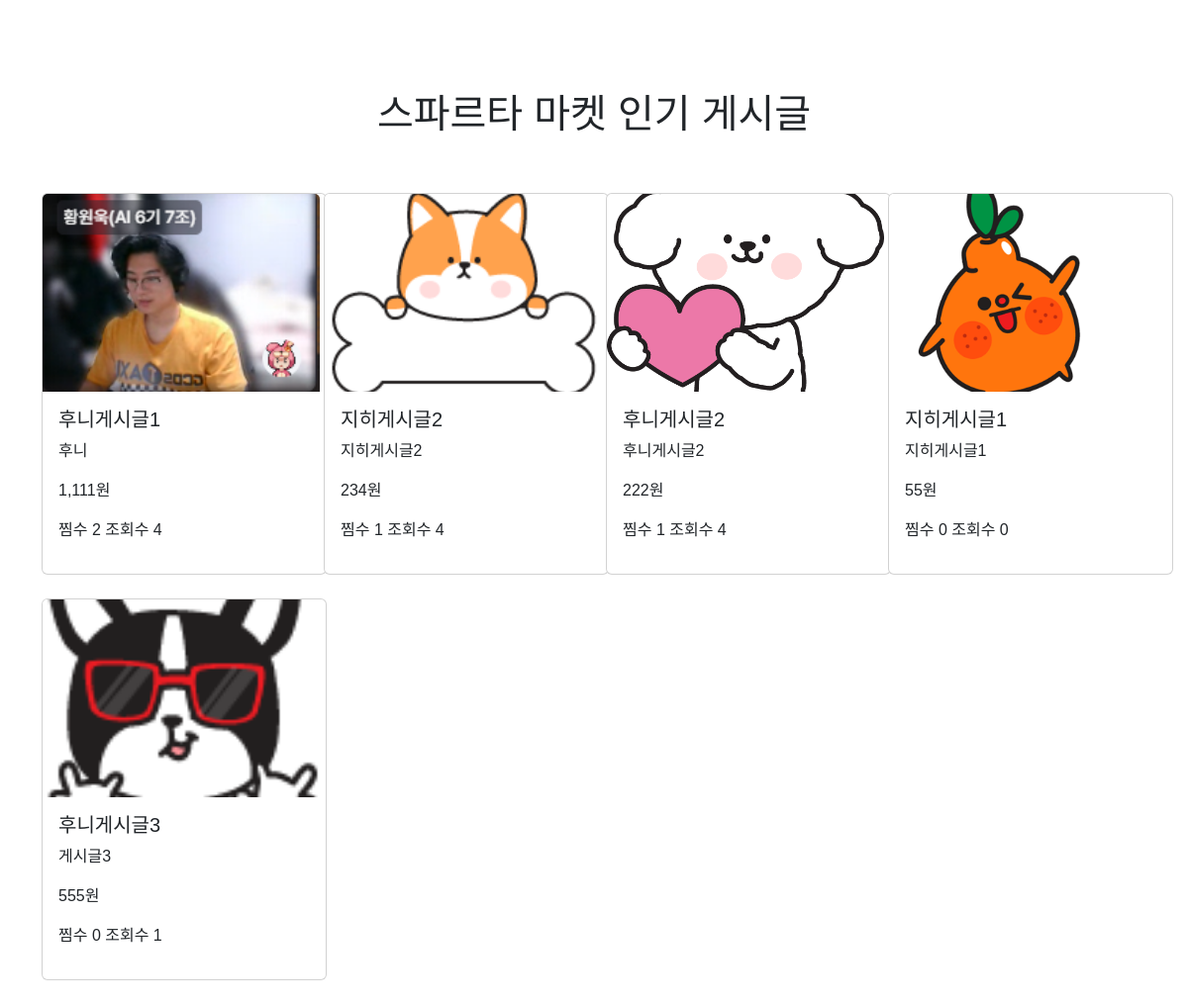
The page / on the database its author committed.
### products/models.py (models this page shows, shortened)
class Products(models.Model):
    title = models.CharField(max_length=255)
    content = models.TextField()
    created_at = models.DateTimeField(auto_now_add=True)
    updated_at = models.DateTimeField(auto_now=True)
    post_count = models.IntegerField(default=0)
    price = models.DecimalField(max_digits=10, decimal_places=0)
    image = models.ImageField(upload_to="images/", blank=False)
    user = models.ForeignKey('accounts.CustomUser',
                             on_delete=models.CASCADE, related_name="user")

### accounts/views.py (the view)
# urls.py: path("", views.index, name='index'),
def index(request):
    product = Products.objects.annotate(
        like_count=Count('like')
    ).order_by('-like_count', '-created_at')
    context = {
        'product': product,
    }
    return render(request, "accounts/index.html", context)

### accounts/templates/accounts/index.html (shortened to what this page needs)
{% load static%}{% load humanize %}
<!DOCTYPE html>
<html lang="en">
  <head>
    <link
      href="https://cdn.jsdelivr.net/npm/bootstrap@5.3.3/dist/css/bootstrap.min.css"
      rel="stylesheet"
    />
    <link rel="stylesheet" href="{% static 'css/font.css' %}" />
  </head>
  <body>
    <div class="login">
      <a class="font_login" href="{%url 'accounts:login'%}"
        ><button>로그인 후 시작하기</button></a
      >
    </div>
    <br /><br /><br />
    <h1>스파르타 마켓 인기 게시글</h1>
    <br /><br />
    <div class="container">
      <div class="row">
        {% for product in product %}
        <div class="col-md-3 mb-4">
          <div class="card" style="width: 18rem">
            <img
              src="{{ product.image.url }}"
              class="card-img-top"
              alt="{{ product.title }}"
              style="width: 280px; height: 200px; object-fit: cover"
            />
            <div class="card-body">
              <h5 class="card-title">{{ product.title }}</h5>
              <p class="card-text">{{ product.content }}</p>
              <p class="card-text">{{ product.price|intcomma }}원</p>
              <p>찜수 {{product.like_count}} 조회수 {{product.post_count}}</p>
            </div>
          </div>
        </div>
        {% if forloop.counter|divisibleby:4 and not forloop.last %}
      </div>
      <div class="row">{% endif %} {% endfor %}</div>
    </div>
  </body>
</html>

### accounts/templates/accounts/index.html (style rules this page uses)
body, html { height: 100%; margin: 0; padding: 0; display: flex; align-items: center; justify-content: center; flex-direction: column; font-family: "CustomFont", sans-serif; }
body { background-image: url("https://i.pinimg.com/564x/a7/b1/12/a7b112b85a53dc7e7ca9b8db46068d2d.jpg"); background-size: cover; background-position: center; background-repeat: no-repeat; }

### rows shown on the page
Products: image (picture), title "후니게시글1", content "후니", price "1,111", like_count "2", post_count "4"
Products: image (picture), title "지히게시글2", content "지히게시글2", price "234", like_count "1", post_count "4"
Products: image (picture), title "후니게시글2", content "후니게시글2", price "222", like_count "1", post_count "4"
Products: image (picture), title "지히게시글1", content "지히게시글1", price "55", like_count "0", post_count "0"
Products: image (picture), title "후니게시글3", content "게시글3", price "555", like_count "0", post_count "1"
